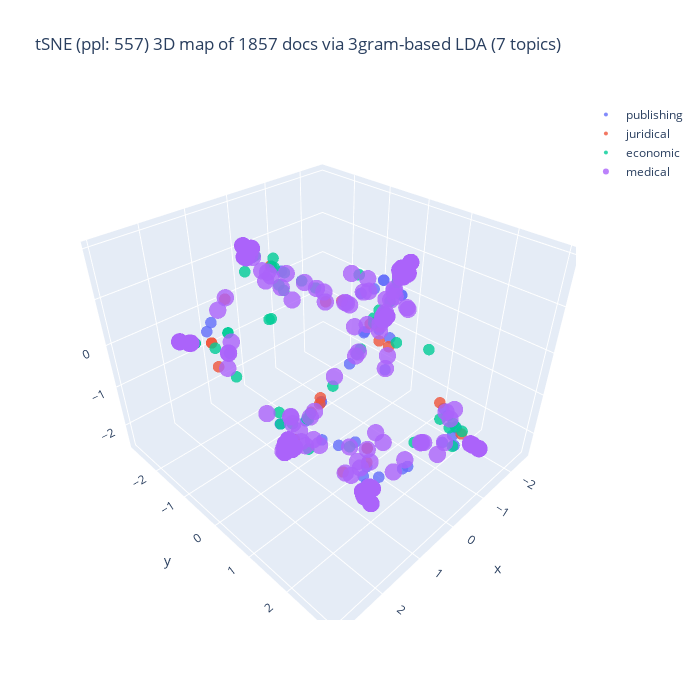

Here is the notebook cell this chart was saved with:
### Code cell
%%capture --no-display

## Plotlyを使って tSNE の結果の可視化 (3D)
import plotly.graph_objects as go
import numpy as np
fig = go.Figure()
for domain_id in sorted(set(plot_df['domain_id']), reverse = True):
    # set marker size of the target domain
    if domain_id == [ k for k, v in domain_mapping.items() if v == target_domain ][0]:
        size_val = 6
    else:
        size_val = 4
    part = plot_df[ plot_df['domain_id'] == domain_id ]
    fig.add_trace(
        go.Scatter3d(
            x = part['D1'], y = part['D2'], z = part['D3'],
            name = domain_mapping[domain_id],
            mode = 'markers',
            marker = dict(size = size_val, opacity = 0.8),
            marker_colorscale = list(colormap.values()),
            ## The following makes markers white out.
            #marker = dict(size = 5, color = colormap[domain_id], opacity = 0.5),
            #marker_color = list(colormap.values()),
            showlegend = True
        )
    )

## 3D 散布図にラベルを追加する処理は未実装
title_val = f"tSNE (ppl: {doc_perplexity_val}) 3D map of {len(doc_tSNE_3d)} docs via {term_type}-based LDA ({n_topics} topics)"
fig.update_layout(title = dict(text = title_val),
    autosize = False, width = 700, height = 700)
fig.show()

### Figure 1 — Plotly figure (JSON) as saved in the notebook; plotly's stock layout.template omitted (floating-point values rounded to 4 significant figures; data arrays with more than 128 entries replaced by an {"elided": "..."} marker saying what was removed)
{"data": [{"marker": {"colorscale": [[0, "deeppink"], [0.3333, "orange"], [0.6667, "green"], [1, "paleturquoise"]], "opacity": 0.8, "size": 4}, "mode": "markers", "name": "publishing", "showlegend": true, "type": "scatter3d", "x": {"elided": "500 float values"}, "y": {"elided": "500 float values"}, "z": {"elided": "500 float values"}}, {"marker": {"colorscale": [[0, "deeppink"], [0.3333, "orange"], [0.6667, "green"], [1, "paleturquoise"]], "opacity": 0.8, "size": 4}, "mode": "markers", "name": "juridical", "showlegend": true, "type": "scatter3d", "x": {"elided": "500 float values"}, "y": {"elided": "500 float values"}, "z": {"elided": "500 float values"}}, {"marker": {"colorscale": [[0, "deeppink"], [0.3333, "orange"], [0.6667, "green"], [1, "paleturquoise"]], "opacity": 0.8, "size": 4}, "mode": "markers", "name": "economic", "showlegend": true, "type": "scatter3d", "x": {"elided": "357 float values"}, "y": {"elided": "357 float values"}, "z": {"elided": "357 float values"}}, {"marker": {"colorscale": [[0, "deeppink"], [0.3333, "orange"], [0.6667, "green"], [1, "paleturquoise"]], "opacity": 0.8, "size": 6}, "mode": "markers", "name": "medical", "showlegend": true, "type": "scatter3d", "x": {"elided": "500 float values"}, "y": {"elided": "500 float values"}, "z": {"elided": "500 float values"}}], "layout": {"autosize": false, "height": 700, "title": {"text": "tSNE (ppl: 557) 3D map of 1857 docs via 3gram-based LDA (7 topics)"}, "width": 700}}
